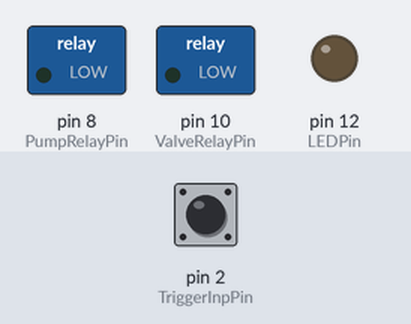
The sketch below on a simulated Arduino Uno, built with avr-gcc and run on an emulated ATmega328P. On the bench: switched loads named in the sketch (green lamp = pin HIGH), output pins drawn as LEDs (lit = HIGH). The test bench sets the inputs (shaded band); at power-on: pin 2 (TriggerInpPin) HIGH. What the sketch prints to the serial monitor is not drawn.

Above: at 1.2 s.
1.3 s: pin 2 (TriggerInpPin) pulled LOW for 0.15 s
At 2.3 s:
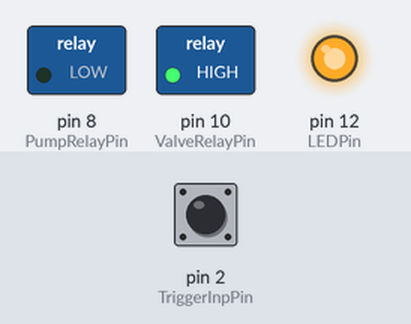
4.0 s: pin 2 (TriggerInpPin) pulled LOW for 1 s
At 4.6 s:
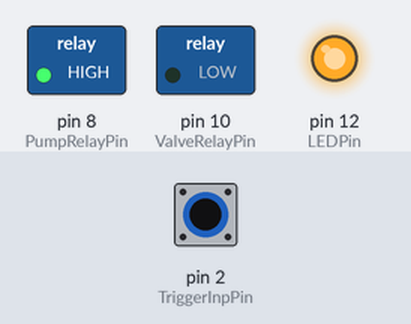
7.5 s: pin 2 (TriggerInpPin) pulled LOW for 3.2 s
At 12.9 s:
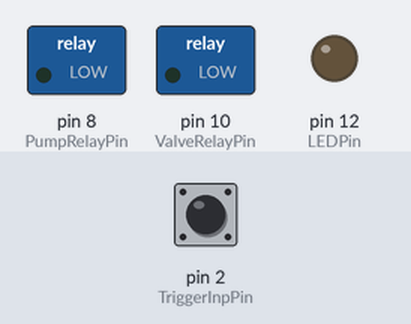
Timing chart, 0 to 14.4 s (numbered marks = the images above; inputs shaded):
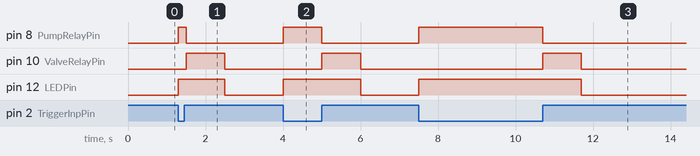

Measured:
- after the input at 1.3 s, pin 8 (PumpRelayPin): LOW → HIGH at once, → LOW 0.20 s later; pin 10 (ValveRelayPin): LOW → HIGH after 0.20 s, → LOW 1.0 s later; pin 12 (LEDPin): LOW → HIGH at once, → LOW 1.2 s later
- after the input at 4.0 s, pin 8 (PumpRelayPin): LOW → HIGH at once, → LOW 1.0 s later; pin 10 (ValveRelayPin): LOW → HIGH after 1.0 s, → LOW 1.0 s later; pin 12 (LEDPin): LOW → HIGH at once, → LOW 2.0 s later
- after the input at 7.5 s, pin 8 (PumpRelayPin): LOW → HIGH at once, → LOW 3.2 s later; pin 10 (ValveRelayPin): LOW → HIGH after 3.2 s, → LOW 1.0 s later; pin 12 (LEDPin): LOW → HIGH at once, → LOW 4.2 s later

The sketch:

GripperController_V1.00.ino
```cpp
const int TriggerInpPin = 2;
const int IO1Pin = 4;
const int IO2Pin = 6;
const int PumpRelayPin = 8;
const int ValveRelayPin = 10;
const int LEDPin = 12;

int MinOnTime = 200; //ms

void setup() {
  //Serial
  Serial.begin(9600);

  //Pin Setup
  pinMode(TriggerInpPin, INPUT_PULLUP);//_PULLUP
  pinMode(PumpRelayPin, OUTPUT);
  pinMode(ValveRelayPin, OUTPUT);
  pinMode(LEDPin, OUTPUT);
/*
  //Startup Sequence
  digitalWrite(LEDPin, HIGH);
  delay(200);
  digitalWrite(LEDPin, LOW);
  delay(100);
  digitalWrite(LEDPin, HIGH);
  delay(200);
  digitalWrite(LEDPin, LOW);
  delay(100);
  digitalWrite(LEDPin, HIGH);
  delay(200);
  digitalWrite(LEDPin, LOW);delay(100);
  */

}

void loop() {

  Serial.print(digitalRead(TriggerInpPin));
  Serial.print("\n");
  //If Trigger Is Activated
  if (digitalRead(TriggerInpPin) == 0) {


    digitalWrite(PumpRelayPin, HIGH);
    digitalWrite(LEDPin, HIGH);
    delay(MinOnTime);

    while (digitalRead(TriggerInpPin) == 0){
      Serial.print(digitalRead(TriggerInpPin));
      Serial.print("\n");

      digitalWrite(PumpRelayPin, HIGH);
      digitalWrite(LEDPin, HIGH);
    }

    if (digitalRead(TriggerInpPin) == 1){
      digitalWrite(ValveRelayPin, HIGH);
      //delay(100);

      digitalWrite(PumpRelayPin, LOW);
      delay(1000);

      digitalWrite(ValveRelayPin, LOW);
      digitalWrite(LEDPin, LOW);

      //delay(1000);
    }
  }


}
```
